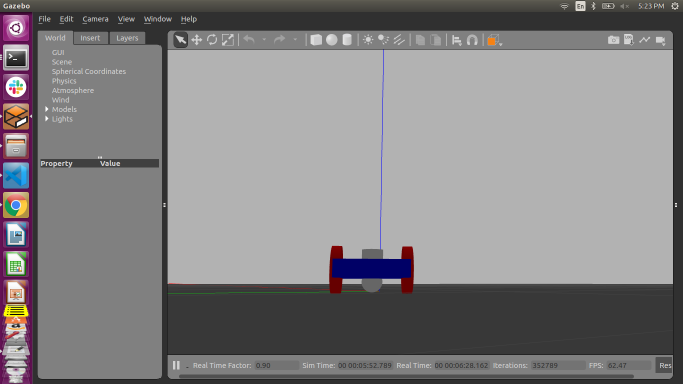
#> input picture Follower_bot/bot1.png, 1366 x 768 px (shown at 1/2 size)
$ python color.py
#> lines starting #> are read from the running program, lines starting #| are printed output that depends on the picture; after the words box and inside, x2 and y2 are one past the last pixel; in counts of white or black regions, pixels touching at a corner belong together
#> further down, img is the input picture: shape (768, 1366, 3); mean B, G, R 130.6, 129.4, 131.3
import cv2
import numpy as np
import imutils
# This drives the program into an infinite loop.
def blue(img):
    lower_blue = np.array([0,0,0])
    upper_blue = np.array([255,40,40])
    img = cv2.resize(img,(400,300))
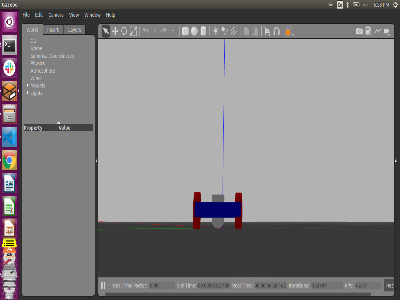
#> img: shape (300, 400, 3); mean of channels 0, 1, 2 130.4, 129.1, 131; drawn as B, G, R
    mask = cv2.inRange(img, lower_blue, upper_blue)
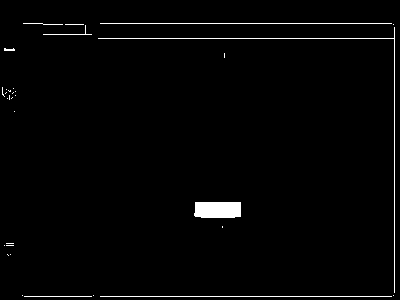
#> mask: shape (300, 400); 1.8% white; 32 white regions (24 under 20 px)
    res = cv2.bitwise_and(img,img, mask= mask)
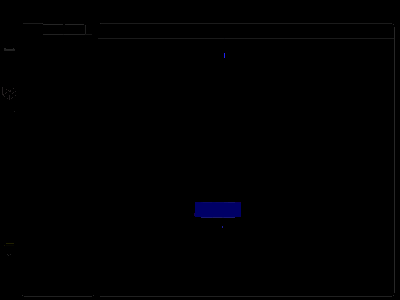
#> res: shape (300, 400, 3); mean of channels 0, 1, 2 1, 0.4, 0.4; drawn as B, G, R
    #edges = cv2.Canny(res,100,200)
    gray = cv2.cvtColor(res,cv2.COLOR_BGR2GRAY)
    thresh = cv2.threshold(gray, 0,255, cv2.THRESH_BINARY)[1]
    cnts = cv2.findContours(thresh.copy(), cv2.RETR_EXTERNAL,cv2.CHAIN_APPROX_SIMPLE)
#> cnts = 32 contours, 31 with area under 20; largest, box (x1, y1, x2, y2) and area: (194, 202, 241, 218) 667
    cnts = imutils.grab_contours(cnts)
    areas = [cv2.contourArea(c) for c in cnts]
#> areas = 32 values, max 667 at index 11, min 0 at index 0, mean 21.34
    max_index = np.argmax(areas)
#> max_index = 11
    c=cnts[max_index]
#> c = contour of 11 points, box (x1, y1, x2, y2) (194, 202, 241, 218), area 667
    M = cv2.moments(c)
#> M = moments, m00 667, centre m10/m00, m01/m00 = (217.4, 209.4)
    cv2.imshow('color',thresh)
    try:
        cX = int(M["m10"] / M["m00"])
#> cX = 217
        cY = int(M["m01"] / M["m00"])
#> cY = 209
        return cX-200
    except:
        return 0

img = cv2.imread('bot1.png')
px_dist = blue(img)
#> px_dist = 17
wide_angle = 180
angle = (px_dist*wide_angle)/400
#> angle = 7.65
print(px_dist)
#| 17
print(angle)
#| 7.65
cv2.waitKey(0) & 0xFF

$ run again, with Follower_bot/bot2.png copied over Follower_bot/bot1.png
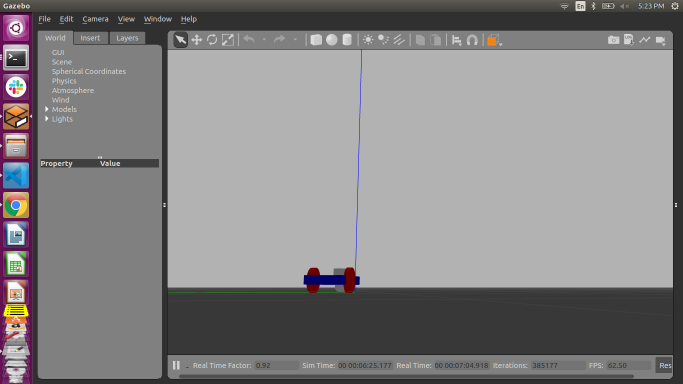
#> input picture Follower_bot/bot2.png, 1366 x 768 px (shown at 1/2 size)
#> img is the input picture: shape (768, 1366, 3); mean B, G, R 132, 131.2, 133
#> in blue, `img = cv2.resize(img,(400,300))`:
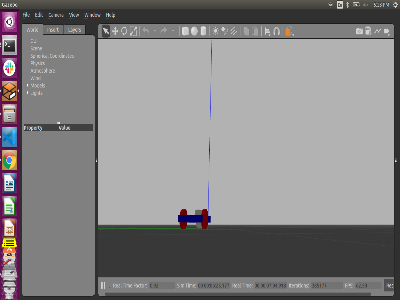
#> img: shape (300, 400, 3); mean of channels 0, 1, 2 131.8, 130.9, 132.7; drawn as B, G, R
#> in blue, `mask = cv2.inRange(img, lower_blue, upper_blue)`:
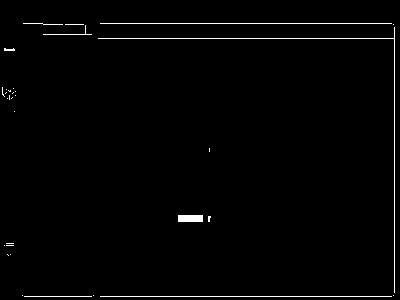
#> mask: shape (300, 400); 1.3% white in thin lines or dots, all inside (x1, y1, x2, y2) = (2, 23, 395, 297)
#> cnts = 32 contours, 31 with area under 20; largest, box (x1, y1, x2, y2) and area: (178, 215, 203, 222) 144
#> areas = 32 values, max 144 at index 11, min 0 at index 0, mean 5.2
#> max_index = 11
#> c = [[178, 215], [178, 221], [202, 221], [202, 215]]
#> M = moments, m00 144, centre m10/m00, m01/m00 = (190, 218)
#> cX = 190
#> cY = 218
#> px_dist = -10
#> angle = -4.5
#| -10
#| -4.5

$ run again, with Follower_bot/bot3.png copied over Follower_bot/bot1.png
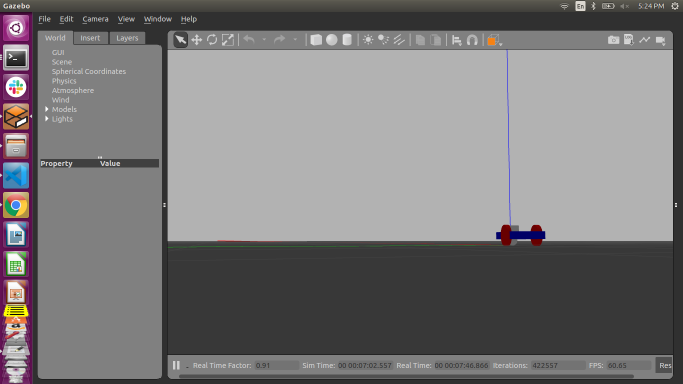
#> input picture Follower_bot/bot3.png, 1366 x 768 px (shown at 1/2 size)
#> img is the input picture: shape (768, 1366, 3); mean B, G, R 121.2, 120.5, 122.2
#> in blue, `img = cv2.resize(img,(400,300))`:
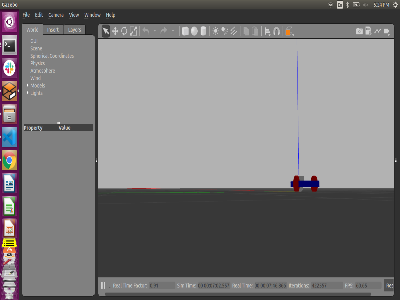
#> img: shape (300, 400, 3); mean of channels 0, 1, 2 120.9, 120.1, 121.9; drawn as B, G, R
#> in blue, `mask = cv2.inRange(img, lower_blue, upper_blue)`:
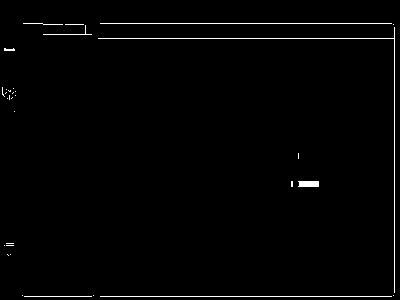
#> mask: shape (300, 400); 1.3% white in thin lines or dots, all inside (x1, y1, x2, y2) = (2, 23, 395, 297)
#> cnts = 32 contours, 31 with area under 20; largest, box (x1, y1, x2, y2) and area: (298, 181, 319, 187) 96
#> areas = 32 values, max 96 at index 10, min 0 at index 0, mean 3.66
#> max_index = 10
#> c = [[298, 181], [299, 182], [299, 185], [298, 186], [318, 186], [318, 181]]
#> M = moments, m00 96, centre m10/m00, m01/m00 = (308.4, 183.5)
#> cX = 308
#> cY = 183
#> px_dist = 108
#> angle = 48.6
#| 108
#| 48.6
